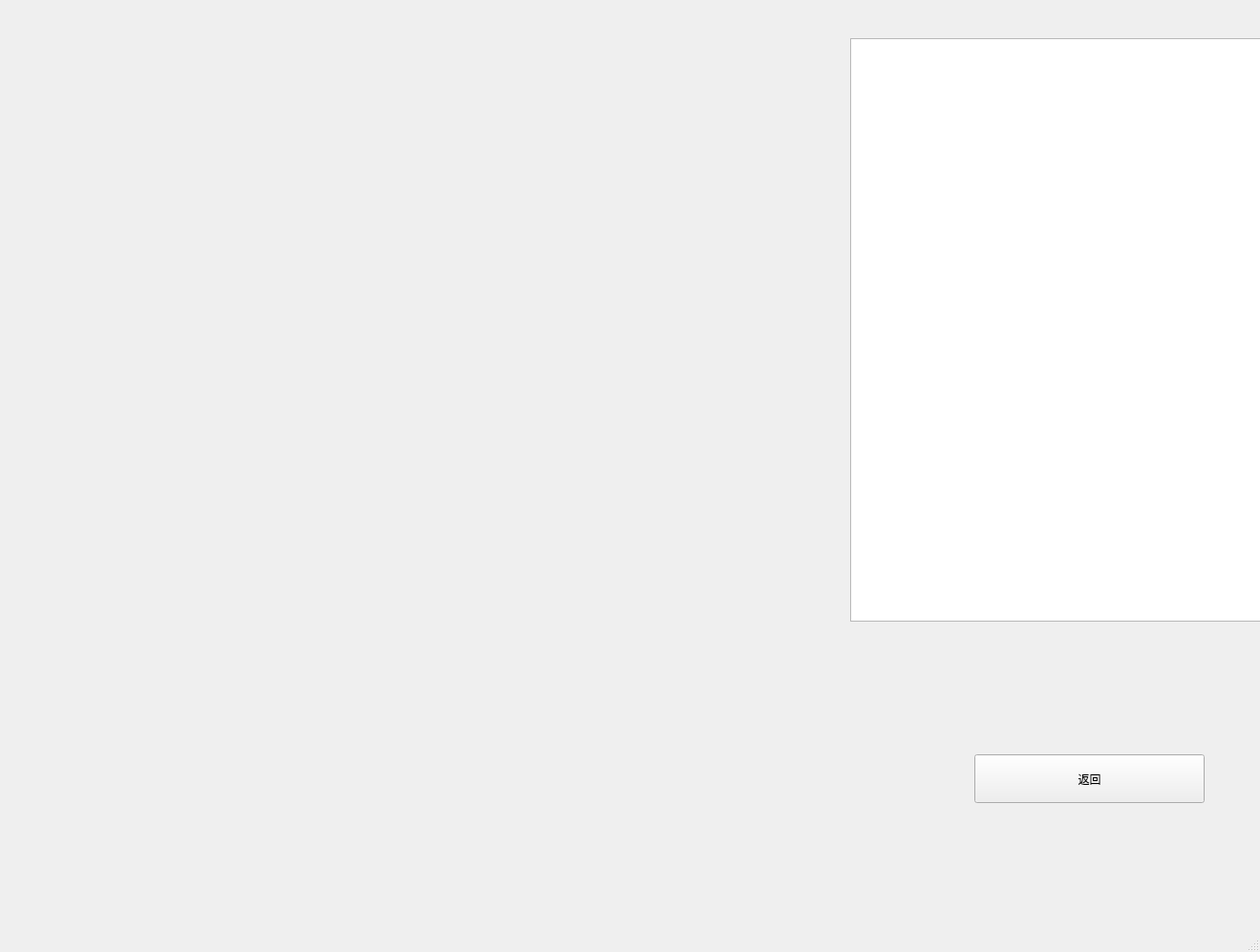
<?xml version="1.0" encoding="UTF-8"?>
<ui version="4.0">
 <class>route2window</class>
 <widget class="QMainWindow" name="route2window">
  <property name="geometry">
   <rect>
    <x>0</x>
    <y>0</y>
    <width>1319</width>
    <height>997</height>
   </rect>
  </property>
  <property name="windowTitle">
   <string>MainWindow</string>
  </property>
  <widget class="QWidget" name="centralwidget">
   <widget class="QPushButton" name="pushButton">
    <property name="geometry">
     <rect>
      <x>1020</x>
      <y>790</y>
      <width>241</width>
      <height>51</height>
     </rect>
    </property>
    <property name="text">
     <string>返回</string>
    </property>
   </widget>
   <widget class="QTextBrowser" name="textBrowser">
    <property name="geometry">
     <rect>
      <x>890</x>
      <y>40</y>
      <width>481</width>
      <height>611</height>
     </rect>
    </property>
   </widget>
  </widget>
  <widget class="QMenuBar" name="menubar">
   <property name="geometry">
    <rect>
     <x>0</x>
     <y>0</y>
     <width>1319</width>
     <height>21</height>
    </rect>
   </property>
  </widget>
  <widget class="QStatusBar" name="statusbar"/>
 </widget>
 <resources/>
 <connections/>
</ui>
